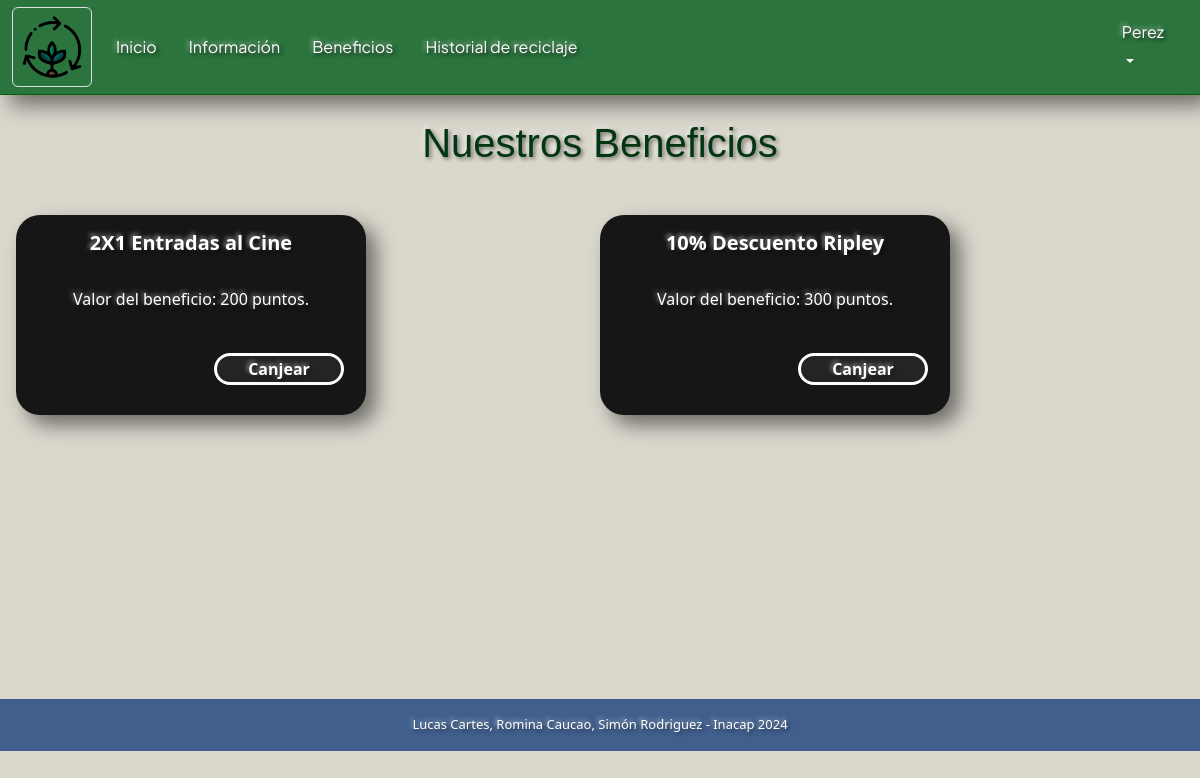
The app's page /aplicacion/beneficios/ (signed in) with its own data.
### aplicacion/models.py (models this page shows)
class Beneficio(models.Model):
    id = models.AutoField(primary_key=True)
    titulo=models.CharField(max_length=100)
    fecha_inicio=models.DateField()
    fecha_fin=models.DateField()
    costo=models.PositiveSmallIntegerField()
    empresa=models.CharField(max_length=80)

### aplicacion/views.py (the view)
# urls.py: path('beneficios/',views.beneficios,name='beneficios'),
def beneficios(request):
    beneficios= Beneficio.objects.all()
    context ={'beneficios': beneficios }
    return render(request, 'aplicacion/beneficios.html', context)

### aplicacion/templates/aplicacion/beneficios.html (shortened to what this page needs)
{% extends 'aplicacion/base.html' %}
{% load static %}
{% block archivos_css %}
  <link rel="stylesheet" href="{% static 'beneficios.css' %}?v=1.1">
{% endblock %}
{% block content %}
<div class="contenedor-content">
    <h1 class="titulo">Nuestros Beneficios</h1>
    <div class="caja-body">
        {% for i in beneficios %}
        <div class="contenedor-padre-tarjeta">
                <div class="contenedor-tarjetas">
                    <div class="cuerpo-tarjeta">
                        <h5 class="titulo-tarjeta">{{ i.titulo}}</h5>
                        <p class="texto-tarjeta">Valor del beneficio:  {{ i.costo}} puntos.</p>
                        <div class="div-btn-tarjeta">
                            <a href="{% url 'canjear_beneficio' i.id %}" ><button class="btn-tarjeta">Canjear</button></a>
                        </div>
                    </div>
                </div>
        </div>
        {% endfor %}
    </div>
</div>
{% endblock %}

### aplicacion/static/estilos.css (style rules this page uses)
body { background-color: #dad7cd; margin: 0; padding: 0; height: 100%; display: flex; flex-direction: column; }

### aplicacion/static/beneficios.css (style rules this page uses)
.contenedor-content { background-color: #dad7cd; display: flex; flex-direction: column; min-height: 100%; text-align: center; margin-top: 1.5rem; }
h1 { margin-bottom: 2rem; text-shadow: 2px 2px 4px rgba(0, 0, 0, 0.5), -2px -2px 4px rgba(255, 255, 255, 0.5); font-family: Impact, Haettenschweiler, 'Arial Narrow Bold', sans-serif; color: #033610; }
.caja-body { background-color: #dad7cd; width: 100%; min-height: 500px; max-height: 900px; display: flex; justify-content: center; padding: 1rem; }
.contenedor-padre-tarjeta { width: 480px; height: 90%; flex: 1; display: flex; }
.contenedor-tarjetas { width: 360px; height: 210px; display: flex; flex-direction: column; gap: 10px; }
.cuerpo-tarjeta { background-color: rgb(22, 22, 22); width: 350px; height: 200px; border-radius: 1.5rem; color: white; box-shadow: 10px 10px 20px rgba(0,0,0,0.5); transition: .3s ease all; }
.titulo-tarjeta { margin: 1rem; text-align: center; font-weight: 700; text-shadow: 2px 2px 4px rgba(0, 0, 0, 0.5), -2px -2px 4px rgba(255, 255, 255, 0.5); }
.texto-tarjeta { margin: 2rem 1rem 1rem 1rem; text-shadow: 2px 2px 4px rgba(0, 0, 0, 0.5), -2px -2px 4px rgba(255, 255, 255, 0.5); }
.div-btn-tarjeta .btn-tarjeta { border: solid 3px rgb(255, 255, 255); background-color: rgb(36, 36, 36); width: 130px; height: 2rem; text-align: center; justify-content: center; margin: 1.6rem 1rem 1.5rem 12rem; border-radius: 3rem; text-decoration: none; color: rgb(255, 255, 255); font-weight: 600; text-shadow: 2px 2px 4px rgba(0, 0, 0, 0.5), -2px -2px 4px rgba(255, 255, 255, 0.5); transition: .3s ease all; }

### records on screen
Beneficio: titulo "2X1 Entradas al Cine", costo "200"
Beneficio: titulo "10% Descuento Ripley", costo "300"

### other values on screen
{{ request.session.user }} "Perez"
